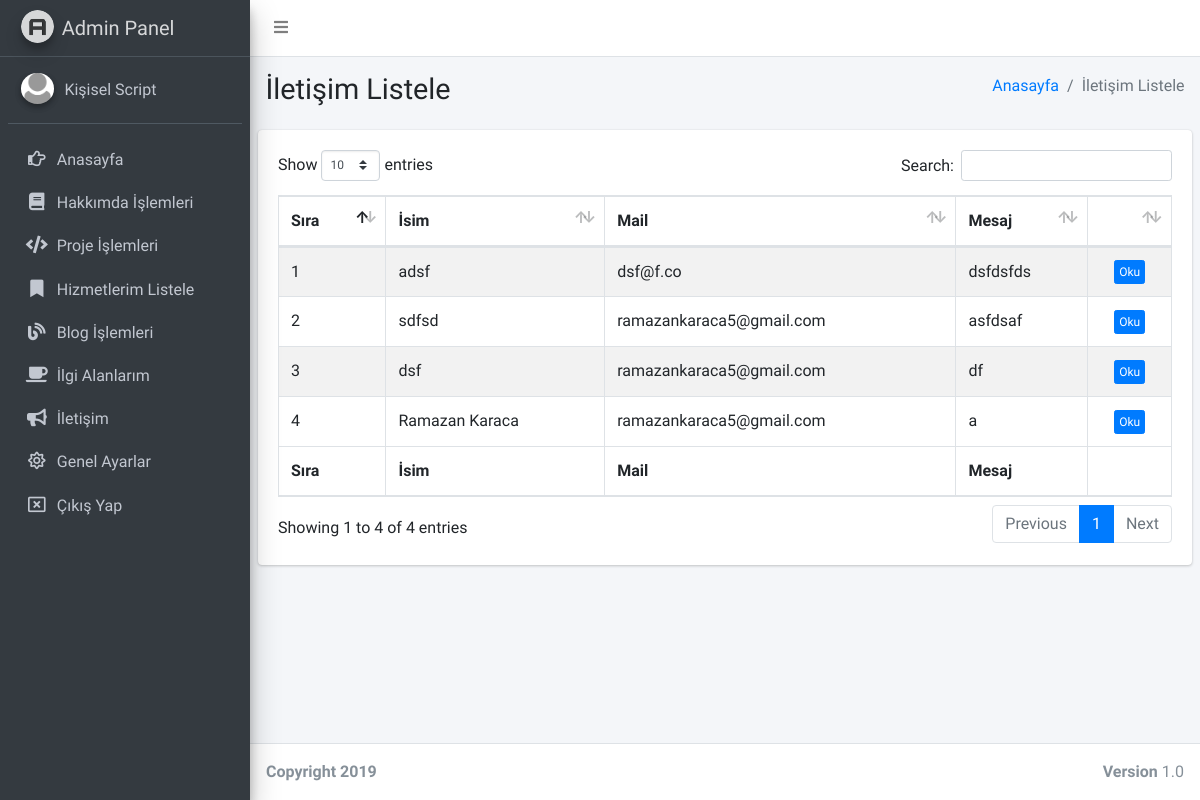
/admin/sayfalar/iletisim-listele.php (signed in), run on an earlier commit of the app's database.
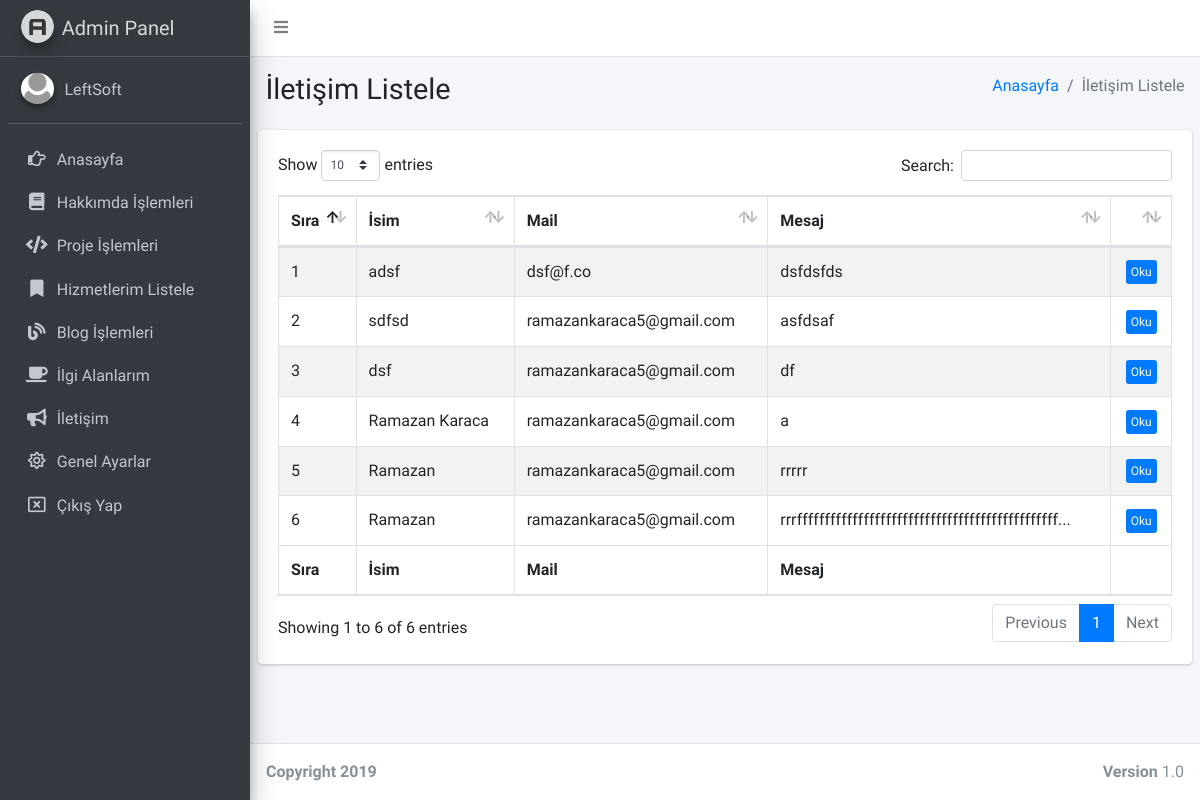
And on a later commit of the database.
### tables this page shows
CREATE TABLE `kullanici` (
  `kullanici_id` int(11) NOT NULL,
  `kullanici_mail` varchar(100) NOT NULL,
  `kullanici_password` varchar(50) NOT NULL,
  `kullanici_ad` varchar(50) NOT NULL
);

CREATE TABLE `iletisim` (
  `iletisim_id` int(11) NOT NULL,
  `iletisim_isim` text NOT NULL,
  `iletisim_mail` text NOT NULL,
  `iletisim_mesaj` text NOT NULL
);

### admin/sayfalar/iletisim-listele.php (the view, shortened to what the changed rows need)
<?php
include 'header.php';
$hakkimdasor=$db->prepare("SELECT * FROM iletisim order by iletisim_id");
$hakkimdasor->execute();
?>
  <div class="content-wrapper">
    <section class="content-header">
      <div class="container-fluid">
        <div class="row mb-2">
          <div class="col-sm-6">
            <h1>İletişim Listele</h1>
          </div>
        </div>
      </div>
    </section>
    <section class="content">
      <div class="row">
        <div class="col-12">
          <div class="card">
            <div class="card-body">
              <table id="example1" class="table table-bordered table-striped">
                <thead>
                <tr>
                  <th>Sıra</th>
                  <th>İsim</th>
                  <th>Mail</th>
                  <th>Mesaj</th>
                  <th></th>
                </tr>
                </thead>
                <tbody>
                  <?php
                $say=0;
                while($hakkimdacek=$hakkimdasor->fetch(PDO::FETCH_ASSOC)) { $say++?>
                <tr>
                  <td><?php echo $say ?></td>
                  <td><?php echo $hakkimdacek['iletisim_isim']; ?></td>
                  <td><?php echo $hakkimdacek['iletisim_mail']; ?></td>
                  <td><?php $detay = $hakkimdacek["iletisim_mesaj"];
                    $uzunluk = strlen($detay);
                  $limit = 50;
                  if($uzunluk > $limit)
                  {
                    $detay = substr($detay,0,$limit)."...";
                  }
                  echo $detay;
                   ?></td>
                   <td><center><a href="iletisim-oku.php?iletisim_id=<?php echo $hakkimdacek['iletisim_id']; ?>"><button class="btn btn-primary btn-xs">Oku</button></a></center></td>
                </tr>
                 <?php  }
          ?>
                </tbody>
                <tfoot>
                <tr>
                  <th>Sıra</th>
                  <th>İsim</th>
                  <th>Mail</th>
                  <th>Mesaj</th>
                  <th></th>
                </tr>
                </tfoot>
              </table>
            </div>
          </div>
        </div>
      </div>
    </section>
  </div>
</div>
</body>
</html>

### admin/sayfalar/header.php (shortened to what the changed rows need)
<?php
include '../../baglan.php';
$kullanicisor=$db->prepare("SELECT * FROM kullanici where kullanici_mail=:mail");
$kullanicisor->execute(array(
  'mail' => $_SESSION['kullanici_mail']
  ));
$kullanicicek=$kullanicisor->fetch(PDO::FETCH_ASSOC);
?>
<!DOCTYPE html>
<html>
<head>
  <link rel="stylesheet" href="https://code.ionicframework.com/ionicons/2.0.1/css/ionicons.min.css">
  <link rel="stylesheet" href="../plugins/fontawesome-free/css/all.min.css">
  <link rel="stylesheet" href="https://code.ionicframework.com/ionicons/2.0.1/css/ionicons.min.css">
  <link rel="stylesheet" href="../plugins/tempusdominus-bootstrap-4/css/tempusdominus-bootstrap-4.min.css">
  <link rel="stylesheet" href="../plugins/icheck-bootstrap/icheck-bootstrap.min.css">
  <link rel="stylesheet" href="../plugins/jqvmap/jqvmap.min.css">
  <link rel="stylesheet" href="../dist/css/adminlte.min.css">
  <link rel="stylesheet" href="../plugins/overlayScrollbars/css/OverlayScrollbars.min.css">
  <link rel="stylesheet" href="../plugins/daterangepicker/daterangepicker.css">
  <link rel="stylesheet" href="../plugins/summernote/summernote-bs4.css">
  <link rel="stylesheet" href="../plugins/datatables-bs4/css/dataTables.bootstrap4.css">
</head>
<body class="hold-transition sidebar-mini layout-fixed">
<div class="wrapper">
  <aside class="main-sidebar sidebar-dark-primary elevation-4">
    <div class="sidebar">
      <div class="user-panel mt-3 pb-3 mb-3 d-flex">
        <div class="info">
          <a href="#" class="d-block"><?php echo $kullanicicek['kullanici_ad']; ?></a>
        </div>
      </div>
    </div>
  </aside>

What changed in the data, as far as the page shows it:
changed kullanici: kullanici_ad "Kişisel Script" → "LeftSoft"
added iletisim: iletisim_isim "Ramazan", iletisim_mail "ramazankaraca5@gmail.com", iletisim_mesaj "rrrrr"
added iletisim: iletisim_isim "Ramazan", iletisim_mail "ramazankaraca5@gmail.com", iletisim_mesaj "rrrfffffffffffffffffffffffffffffffffffffffffffffff..."
Also different on the page:
text written by a page script: "Show entries Search: Showing 1 to 4 of 4 entries Previous 1 Next" → "Show entries Search: Showing 1 to 6 of 6 entries Previous 1 Next"
